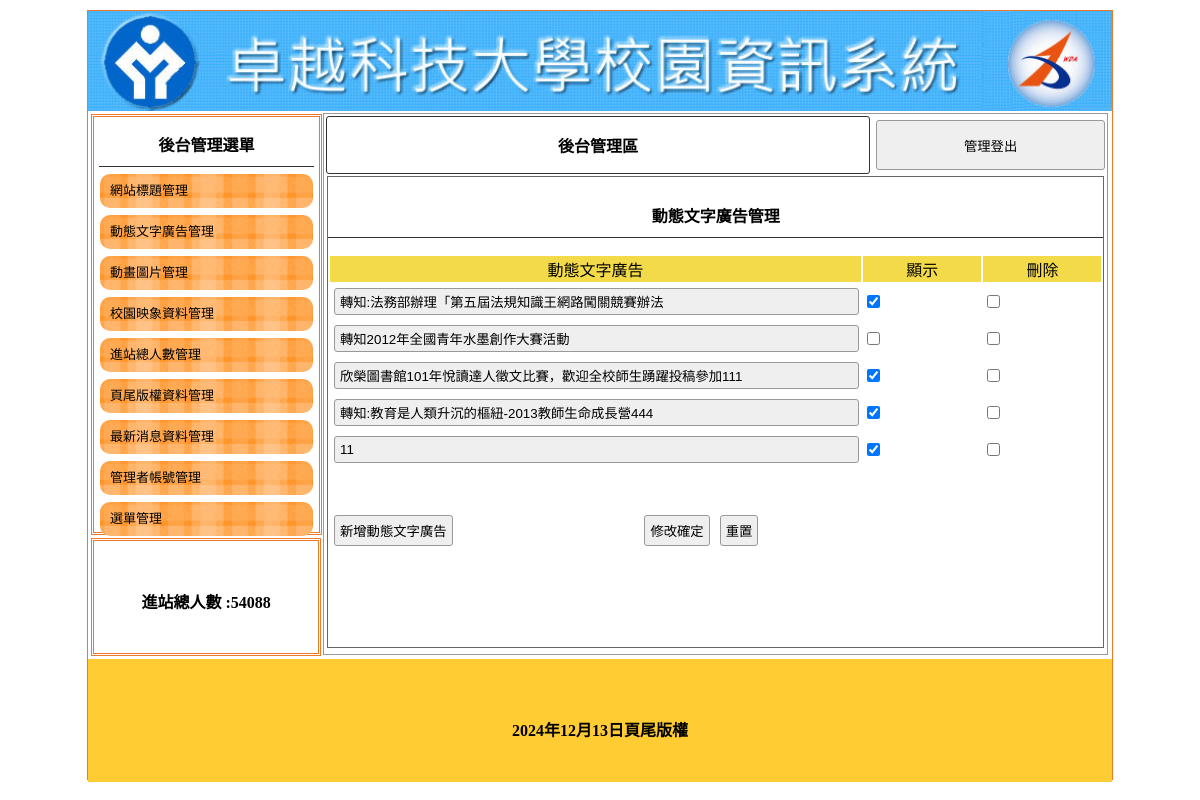
Screenshot of /admin.php?do=ad with the database file from the repository.
### tables this page shows
CREATE TABLE `titles` (
  `id` int(10) UNSIGNED NOT NULL,
  `img` text NOT NULL,
  `text` text NOT NULL,
  `sh` int(1) UNSIGNED NOT NULL DEFAULT 0
);

CREATE TABLE `total` (
  `id` int(1) UNSIGNED NOT NULL,
  `total` int(10) UNSIGNED NOT NULL
);

CREATE TABLE `ads` (
  `id` int(10) UNSIGNED NOT NULL,
  `text` text NOT NULL,
  `sh` int(1) UNSIGNED NOT NULL DEFAULT 1
);

CREATE TABLE `bottom` (
  `id` int(1) UNSIGNED NOT NULL,
  `bottom` text NOT NULL
);

### api/db.php (called while the page is built, shortened)
<?php
class DB{
    protected $dsn="mysql:host=localhost;charset=utf8;dbname=db03";
    protected $pdo;
    protected $table;
    function __construct($table){
        $this->table=$table;
        $this->pdo=new PDO($this->dsn,'root','');
    }
    function all(...$arg){
        $sql="SELECT * FROM $this->table ";
        return $this->fetchAll($sql);
    }
    function find($id){
        $sql="SELECT * FROM $this->table ";
        if(is_array($id)){
            $where=$this->a2s($id);
            $sql=$sql . " WHERE ". join(" && ",$where);
        }else{
            $sql .= " WHERE `id`='$id' ";
        }
        return $this->fetchOne($sql);
    }
    function a2s($array){
        $tmp=[];
        foreach($array as $key => $value){
            $tmp[]="`$key`='$value'";
        }
        return $tmp;
    }
    protected function fetchOne($sql){
        return $this->pdo->query($sql)->fetch(PDO::FETCH_ASSOC);
    }
    protected function fetchAll($sql){
        return $this->pdo->query($sql)->fetchAll(PDO::FETCH_ASSOC);
    }
}
$Title=new DB('titles');
$Total=new DB('total');
$Bottom=new DB('bottom');

### backend/ad.php (the view, shortened to what this page needs)
<div class="di"
    style="height:540px; border:#999 1px solid; width:76.5%; margin:2px 0px 0px 0px; float:left; position:relative; left:20px;">
    <table width="100%">
        <tbody>
            <tr>
                <td style="width:70%;font-weight:800; border:#333 1px solid; border-radius:3px;" class="cent"><a
                        href="?do=admin" style="color:#000; text-decoration:none;">後台管理區</a>
                </td>
                <td><button onclick="document.cookie=&#39;user=&#39;;location.replace(&#39;?&#39;)"
                        style="width:99%; margin-right:2px; height:50px;">管理登出</button></td>
            </tr>
        </tbody>
    </table>
    <div style="width:99%; height:87%; margin:auto; overflow:auto; border:#666 1px solid;">
        <p class="t cent botli">動態文字廣告管理</p>
        <form method="post" action="./api/edit.php">
            <table width="100%">
                <tr class="yel">
                    <td width="45%">動態文字廣告</td>
                    <td width="10%">顯示</td>
                    <td width="10%">刪除</td>
                </tr>
                <?php
                $db=ucfirst($do);
                $rows=$$db->all();
                foreach($rows as $row){
                ?>
                <tr>
                    <td width="23%">
                        <input type="text" name="text[]" value="<?=$row['text'];?>" style="width:97%">
                    </td>
                    <td width="7%">
                        <input type="checkbox" name="sh[]" value="<?=$row['id'];?>" <?=($row['sh']==1)?'checked':'';?>>
                    </td>
                    <td width="7%">
                        <input type="checkbox" name="del[]" value="<?=$row['id'];?>">
                    </td>
                </tr>
                <?php
                }
                ?>
            </table>
            <table style="margin-top:40px; width:70%;">
                <tr>
                    <td width="200px">
                        <input type="button"
                            onclick="op(&#39;#cover&#39;,&#39;#cvr&#39;,&#39;./modal/<?=$do;?>.php?table=<?=$do?>&#39;)"
                            value="新增動態文字廣告">
                    </td>
                    <td class="cent">
                        <input type="submit" value="修改確定">
                        <input type="reset" value="重置">
                    </td>
                </tr>
            </table>
        </form>
    </div>
</div>

### admin.php (shortened to what this page needs)
<?php
include_once "api/db.php";
?>
<!DOCTYPE html
    PUBLIC "-//W3C//DTD XHTML 1.0 Transitional//EN" "http://www.w3.org/TR/xhtml1/DTD/xhtml1-transitional.dtd">
<html xmlns="http://www.w3.org/1999/xhtml">
<head>
    <link href="./css/css.css" rel="stylesheet" type="text/css">
</head>
<body>
    <div id="main">
        <a title="<?=$Title->find(['sh'=>1])['text'];?>" href="index.php">
            <div class="ti"
                style="background:url('./upload/<?=$Title->find(['sh'=>1])['img'];?>'); background-size:cover;"></div>
        </a>
        <div id="ms">
            <div id="lf" style="float:left;">
                <div id="menuput" class="dbor">
                    <span class="t botli">後台管理選單</span>
                    <a style="color:#000; font-size:13px; text-decoration:none;" href="?do=title">
                        <div class="mainmu">
                            網站標題管理
                        </div>
                    </a>
                    <a style="color:#000; font-size:13px; text-decoration:none;" href="?do=ad">
                        <div class="mainmu">
                            動態文字廣告管理
                        </div>
                    </a>
                    <a style="color:#000; font-size:13px; text-decoration:none;" href="?do=mvim">
                        <div class="mainmu">
                            動畫圖片管理
                        </div>
                    </a>
                    <a style="color:#000; font-size:13px; text-decoration:none;" href="?do=image">
                        <div class="mainmu">
                            校園映象資料管理
                        </div>
                    </a>
                    <a style="color:#000; font-size:13px; text-decoration:none;" href="?do=total">
                        <div class="mainmu">
                            進站總人數管理
                        </div>
                    </a>
                    <a style="color:#000; font-size:13px; text-decoration:none;" href="?do=bottom">
                        <div class=" mainmu">
                            頁尾版權資料管理
                        </div>
                    </a>
                    <a style="color:#000; font-size:13px; text-decoration:none;" href="?do=news">
                        <div class="mainmu">
                            最新消息資料管理
                        </div>
                    </a>
                    <a style="color:#000; font-size:13px; text-decoration:none;" href="?do=admin">
                        <div class="mainmu">
                            管理者帳號管理
                        </div>
                    </a>
                    <a style="color:#000; font-size:13px; text-decoration:none;" href="?do=menu">
                        <div class="mainmu">
                            選單管理
                        </div>
                    </a>
                </div>
                <div class="dbor" style="margin:3px; width:95%; height:20%; line-height:100px;">
                    <span class="t">進站總人數 :<?=$Total->find(1)['total'];?>
                    </span>
                </div>
            </div>
            <?php
            $do=$_GET['do']??'title';
            $file="./backend/{$do}.php";
            if(file_exists($file)){
                include $file;
            }else{
                include "./backend/title.php";
            }
                ?>
        </div>
        <div
            style="width:1024px; left:0px; position:relative; background:#FC3; margin-top:4px; height:123px; display:block;">
            <span class="t" style="line-height:123px;">
                <?=$Bottom->find(1)['bottom'];?>
            </span>
        </div>
    </div>
</body>
</html>

### css/css.css (style rules this page uses)
body { padding: 0px; margin: 0px; }
#main { width: 1024px; height: 768px; margin: 10px auto 10px auto; border: #EE7728 1px solid; position: relative; }
.ti { width: 100%; height: 100px; position: relative; background-size: cover; background-repeat: no-repeat; }
.dbor { border: #EE7728 double 3px; margin: 1px; padding: 2px 10px 2px 10px; }
.t { font-weight: 800; display: block; text-align: center; padding: 10px 1px 10px 1px; }
.botli { border-bottom: #333 1px solid; }
.mainmu { position: relative; border-radius: 10px; background: url(../icon/menu.fw.png) center no-repeat; background-size: cover; line-height: 30px; padding: 2px 10px 2px 10px; margin: 7px 1px 7px 1px; }
#lf { height: 540px; width: 21%; display: inline-block; }
#menuput { width: 100%; height: 75%; position: relative; padding: 5px; display: block; margin: 3px; }
.di { display: inline-block; }
.cent { text-align: center; }
input, button { border: #999 1px solid; border-radius: 3px; background: #EFEFEF; padding: 5px; margin: 3px; }
input[type=text], input[type=password] { width: 150px; }
.yel td { background: #F3DA49; text-align: center; }

### rows the page displays
titles: img (picture)
total: total "54088"
ads: text "轉知:法務部辦理「第五屆法規知識王網路闖關競賽辦法", sh "☑"
ads: text "轉知2012年全國青年水墨創作大賽活動"
ads: text "欣榮圖書館101年悅讀達人徵文比賽，歡迎全校師生踴躍投稿參加111", sh "☑"
ads: text "轉知:教育是人類升沉的樞紐-2013教師生命成長營444", sh "☑"
ads: text "11", sh "☑"
bottom: bottom "2024年12月13日頁尾版權"
